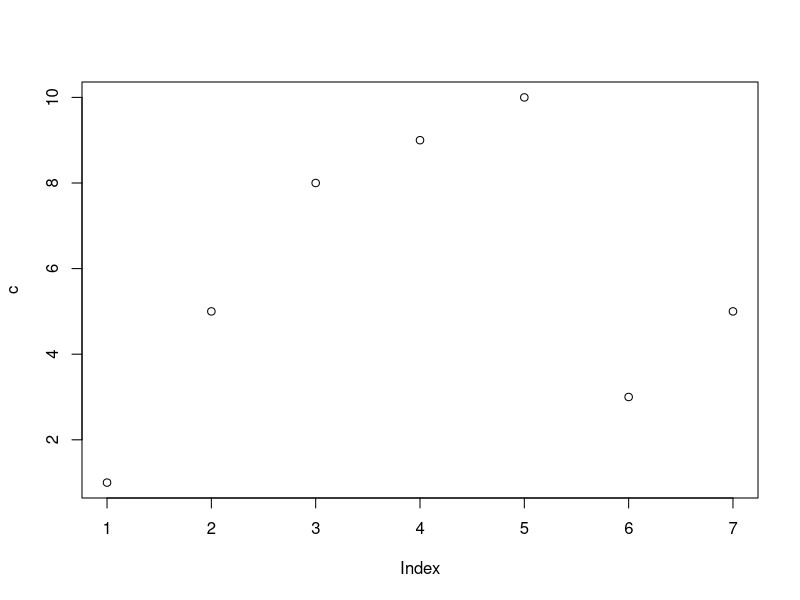
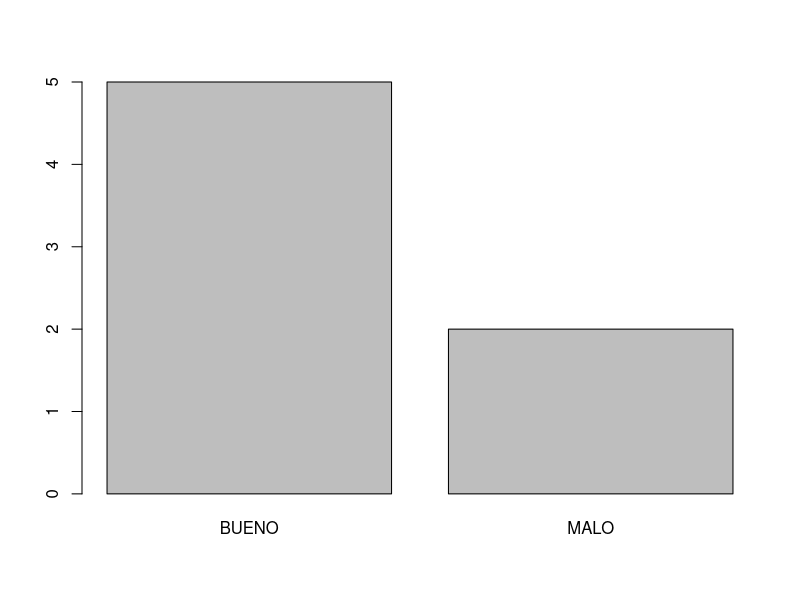
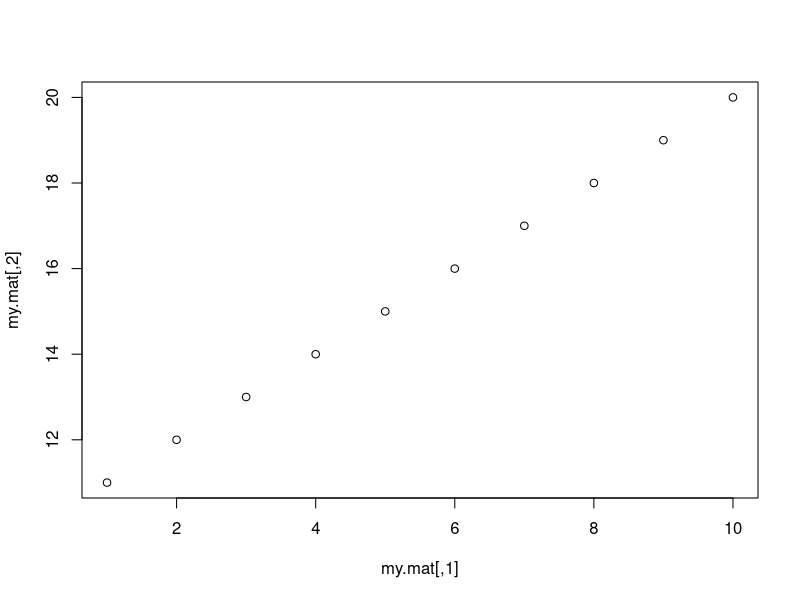
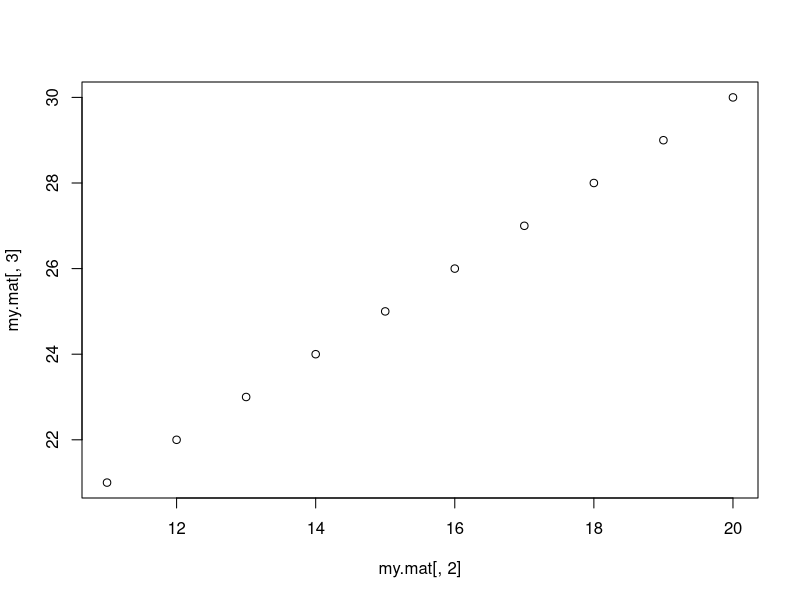
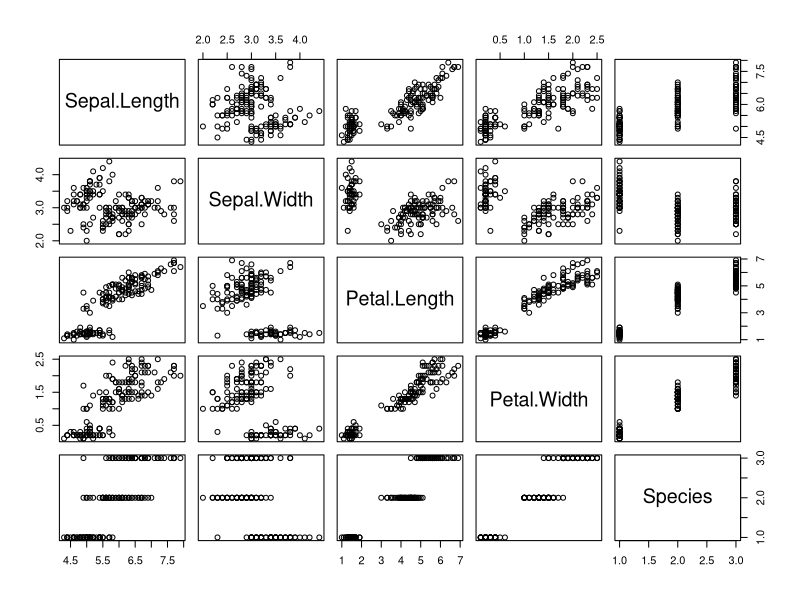
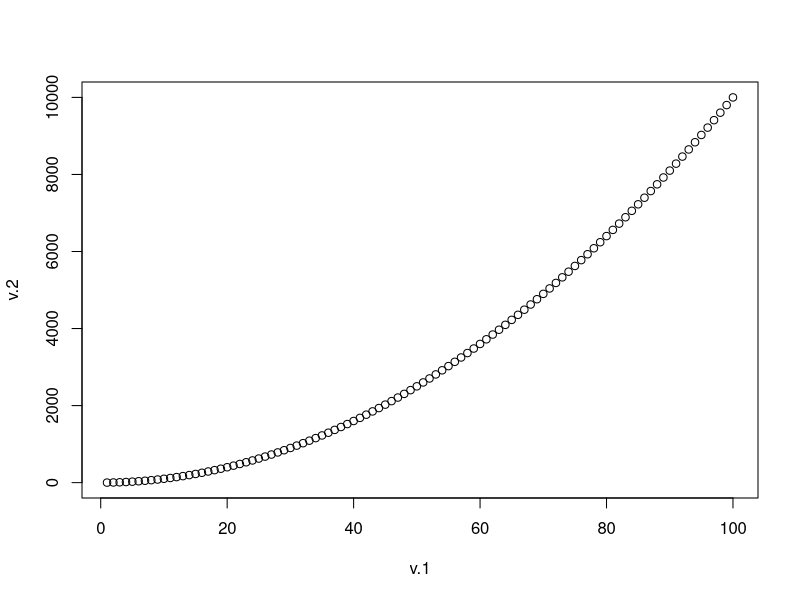
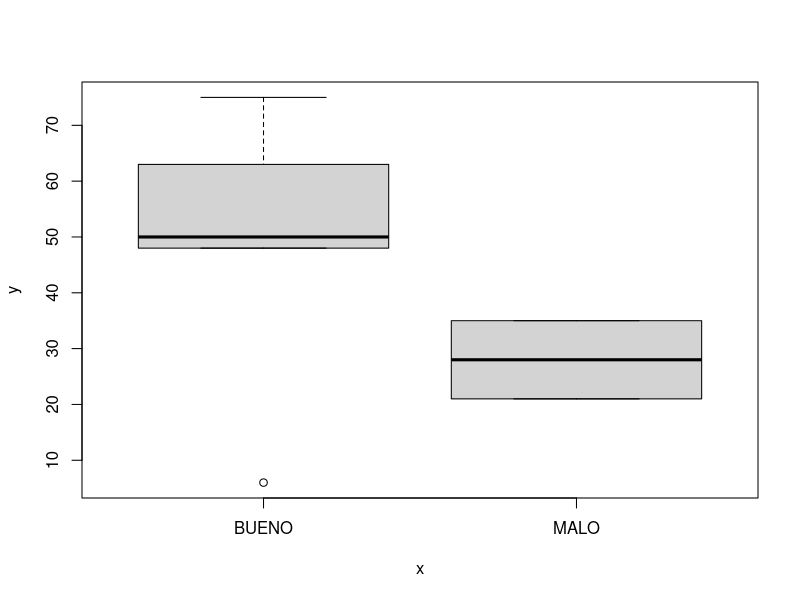
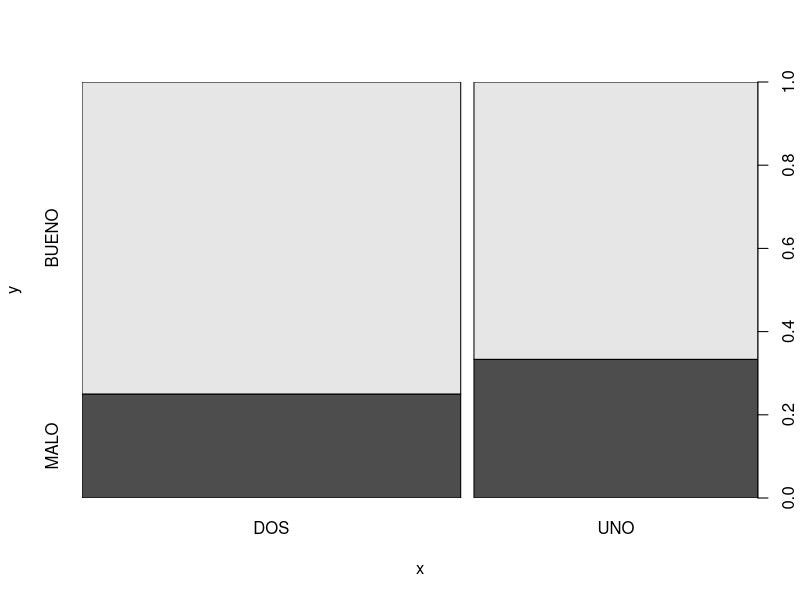

Write R code to recreate these figures, in order.
## ---- chunk 1
# Grafico de los elementos sobre su índice (por lo general, de puntos).
c <- c(1, 5, 8, 9, 10, 3, 5)
plot(c)
## ---- chunk 2
#Se representarán los valores de la variable numérica en función de cada factor de la variable categórica en forma de barra vertical.
fact <- factor(c("BUENO", "MALO", "MALO", "BUENO", "BUENO", "BUENO", "BUENO"))
plot(fact)
## ---- chunk 3
# Diagrama de dispersión de la segunda columna sobre la primera (a no ser que se especifique otro orden).
my.mat <- matrix(1:30, nrow = 10, ncol = 3)
plot(my.mat)
plot(my.mat[, 2], my.mat[, 3])
## ---- chunk 4
# Matriz gráfica de visualización entre pares (diagrama pairs). Se muestra una gráfica para todas las variables entre sí, es decir, la primera con la segunda, la primera con la tercera, etc.
plot(iris)
## ---- chunk 5
# Nube de puntos de “y” sobre “x”.
v.1 <- 1:100
v.2 <- v.1^2

plot(v.1, v.2)
## ---- chunk 6
x <- fact
y <- c(50, 21, 35, 48, 6, 75, 63)

plot(x, y)
## ---- chunk 7
new.fact <- factor(c("UNO", "DOS", "UNO", "DOS", "DOS", "DOS", "UNO"))
plot(new.fact, fact)
## ---- chunk 8
# Diagrama de dispersión
vec.1 <- sample(1:1000, 100, replace = T)
vec.2 <- sample(1:1000, 100, replace = T)

plot(vec.1, vec.2)

# ylab: texto en eje “y”.
# xlab: texto en eje “x”.
# main: título de la gráfica.
# cex.main: cambiar el tamaño de fuente.
# cex.lab: aumentar el tamaño de los ejes.
# col.lab: cambiar color de columnas.
# col.main: cambiar color de título.
plot(vec.1, vec.2, 
     ylab = "Vector 2", 
     xlab = "Vector 1", 
     main = "Scatter plot X ~ Y", 
     cex.lab = 1.5,
     cex.main = 3,
     col.lab = "red", 
     col.main = "blue")

## ---- chunk 9
# las: modificar la posición del texto de los valores de los ejes.

# Mostrar horizontal.
plot(vec.1, vec.2, 
     ylab = "Vector 2", 
     xlab = "Vector 1", 
     main = "Scatter plot X ~ Y", 
     las = 1)

# Mostrar perpendicular al eje.
plot(vec.1, vec.2, 
     ylab = "Vector 2", 
     xlab = "Vector 1", 
     main = "Scatter plot X ~ Y", 
     las = 2)

# Mostrar vertical.
plot(vec.1, vec.2, 
     ylab = "Vector 2", 
     xlab = "Vector 1", 
     main = "Scatter plot X ~ Y", 
     las = 3)

## ---- chunk 10
# p: Representación con puntos.
plot(vec.1, vec.2, 
     ylab = "Vector 2", 
     xlab = "Vector 1", 
     main = "Scatter plot X ~ Y", 
     las = 1,
     type = 'p')

# l: Representación con líneas.
plot(vec.1, vec.2, 
     ylab = "Vector 2", 
     xlab = "Vector 1", 
     main = "Scatter plot X ~ Y", 
     las = 1,
     type = 'l')

# b: puntos y líneas.
plot(vec.1, vec.2, 
     ylab = "Vector 2", 
     xlab = "Vector 1", 
     main = "Scatter plot X ~ Y", 
     las = 1,
     type = 'b')

# c: solo las líneas sin el punto de unión.
plot(vec.1, vec.2, 
     ylab = "Vector 2", 
     xlab = "Vector 1", 
     main = "Scatter plot X ~ Y", 
     las = 1,
     type = 'c')

# o: se representan las líneas por encima de los puntos.
plot(vec.1, vec.2, 
     ylab = "Vector 2", 
     xlab = "Vector 1", 
     main = "Scatter plot X ~ Y", 
     las = 1,
     type = 'o')

# h: Representación con histograma.
plot(vec.1, vec.2, 
     ylab = "Vector 2", 
     xlab = "Vector 1", 
     main = "Scatter plot X ~ Y", 
     las = 1,
     type = 'h')

# s: Mostrar la gráfica de forma escalonada (steps).
plot(vec.1, vec.2, 
     ylab = "Vector 2", 
     xlab = "Vector 1", 
     main = "Scatter plot X ~ Y", 
     las = 1,
     type = 's')
## ---- chunk 11
# col: cambiar color de elementos.
# cex: aumentar tamaño de puntos.
# lwd: aumentar tamaño de líneas
# lty: cambiar el tipo de línea.
plot(v.1, v.2, 
     xlab = "Lineal", 
     ylab = "Cuadrática", 
     main = "Representación cuadrática",
     col = 'blue',
     cex = 1)

plot(v.1, v.2, 
     xlab = "Lineal", 
     ylab = "Cuadrática", 
     main = "Representación cuadrática",
     col = 'red',
     cex = 5)

plot(v.1, v.2, 
     xlab = "Lineal", 
     ylab = "Cuadrática", 
     main = "Representación cuadrática",
     col = 'blue',
     type = "l",
     lwd = 7)

plot(v.1, v.2, 
     xlab = "Lineal", 
     ylab = "Cuadrática", 
     main = "Representación cuadrática",
     col = 'green',
     type = "l",
     lwd = 3,
     lty = 3)

# legend: Valor que tendrá cada valor que se muestre en la leyenda.
# title: Título de la leyenda.
legend("topleft", legend = c("Cuadrática ~ Lineal"),
       col = c("darkgreen"),
       lty=c(3),
       lwd = 3,
       title = "Leyenda")
## ---- chunk 12
# función par: crear varios tipos de visualización
# parametro mfrow: distribuir los gráficos de filas a columnas.
# parametro mfcol: distribuiar los gráficos de columnas a filas.

par(mfrow=c(2,2))

# Fila 1, columna 1
plot(v.1, v.2, 
     xlab = "Lineal", 
     ylab = "Cuadrática", 
     main = "Representación cuadrática",
     col = 'darkgreen',
     type = "l",
     lwd = 3,
     lty = 3)

# Fila 2, columna 1
plot(fact)

# Fila 1, columna 2
plot(x, y)

# Fila 2, columna 2
plot(x, y)
## ---- chunk 13
pdf("Lineal_y_cuadrática.pdf")

plot(v.1, v.2, 
   xlab = "Lineal", 
   ylab = "Cuadrática", 
   main = "Representación cuadrática",
   col = 'darkgreen',
   type = "l",
   lwd = 3,
   lty = 3)

legend("topleft", legend = c("Cuadrática ~ Lineal"),
       col = c("darkgreen"),
       lty=c(3),
       lwd = 3,
       title = "Leyenda")

dev.off()
## ---- chunk 14
# hist: Histograma
normal.values <-rnorm(1000,0,1)

hist(normal.values, 
     ylab = "Frecuencia", 
     xlab = "Valores",
     main = "Histograma", 
     col = "grey", 
     border = "blue")

# boxplot: diagrama de caja
boxplot(normal.values, 
        border = "darkgreen", 
        col = "darkseagreen", 
        main = "Boxplot", 
        las = 1,
        outcol="darkred")

# barplot: diagrama de barras.
barplot(normal.values, border = rainbow(length(normal.values)))

v <- c(100, 32, 87, 57, 110)
barplot(v, main = "Diagrama de barras", xlab="Componentes", ylab="Valor", col = c("blue", "red", "green", "yellow", "tomato"))
## ---- chunk 15
# abline: Puede ser de dos tipos: “v”, vertical en el punto “x”, u “h”, horizontal en el punto “y”.
hist(normal.values, 
     ylab = "Frecuencia", 
     xlab = "Valores",
     main = "Histograma", 
     col = "grey", 
     border = "blue")

abline(v=mean(normal.values), lty = 2, lwd = 3, col = "darkgreen")
abline(v=median(normal.values), lty = 3, lwd = 3, col = "red")


# points: Dibuja puntos en las coordenadas “x” e “y”.
# lines: Pinta líneas en las coordenadas “x” e “y”.
set.seed(123)
a <- sample(1:100, 10, replace = F)
b <- sample(1:100, 10, replace = F)

plot(a,b, main = "A ~ B", las = 1)
points(a,b, col = "red")
lines(a,b, col = "darkblue")
abline(h=mean(b), lty = 3, lwd = 3, col = "forestgreen")
abline(v=mean(a), lty = 3, lwd = 3, col = "forestgreen")


